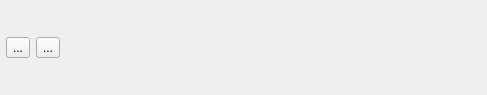
<?xml version="1.0" encoding="UTF-8"?>
<ui version="4.0">
 <class>MainDialog</class>
 <widget class="QDialog" name="MainDialog">
  <property name="geometry">
   <rect>
    <x>0</x>
    <y>0</y>
    <width>487</width>
    <height>95</height>
   </rect>
  </property>
  <property name="windowTitle">
   <string>Тест плагина</string>
  </property>
  <layout class="QGridLayout" name="gridLayout">
   <property name="leftMargin">
    <number>6</number>
   </property>
   <property name="topMargin">
    <number>6</number>
   </property>
   <property name="rightMargin">
    <number>6</number>
   </property>
   <property name="bottomMargin">
    <number>6</number>
   </property>
   <item row="1" column="0">
    <layout class="QGridLayout" name="gridLayoutPlugin"/>
   </item>
   <item row="0" column="0">
    <layout class="QHBoxLayout" name="horizontalLayout">
     <item>
      <widget class="QToolButton" name="btnStart">
       <property name="text">
        <string>...</string>
       </property>
       <property name="icon">
        <iconset resource="test_plugin.qrc">
         <normaloff>:/img/startTask.png</normaloff>:/img/startTask.png</iconset>
       </property>
      </widget>
     </item>
     <item>
      <widget class="QToolButton" name="btnOptions">
       <property name="text">
        <string>...</string>
       </property>
       <property name="icon">
        <iconset resource="test_plugin.qrc">
         <normaloff>:/img/options.png</normaloff>:/img/options.png</iconset>
       </property>
      </widget>
     </item>
     <item>
      <spacer name="horizontalSpacer">
       <property name="orientation">
        <enum>Qt::Horizontal</enum>
       </property>
       <property name="sizeHint" stdset="0">
        <size>
         <width>40</width>
         <height>20</height>
        </size>
       </property>
      </spacer>
     </item>
    </layout>
   </item>
  </layout>
 </widget>
 <resources>
  <include location="test_plugin.qrc"/>
 </resources>
 <connections/>
</ui>
